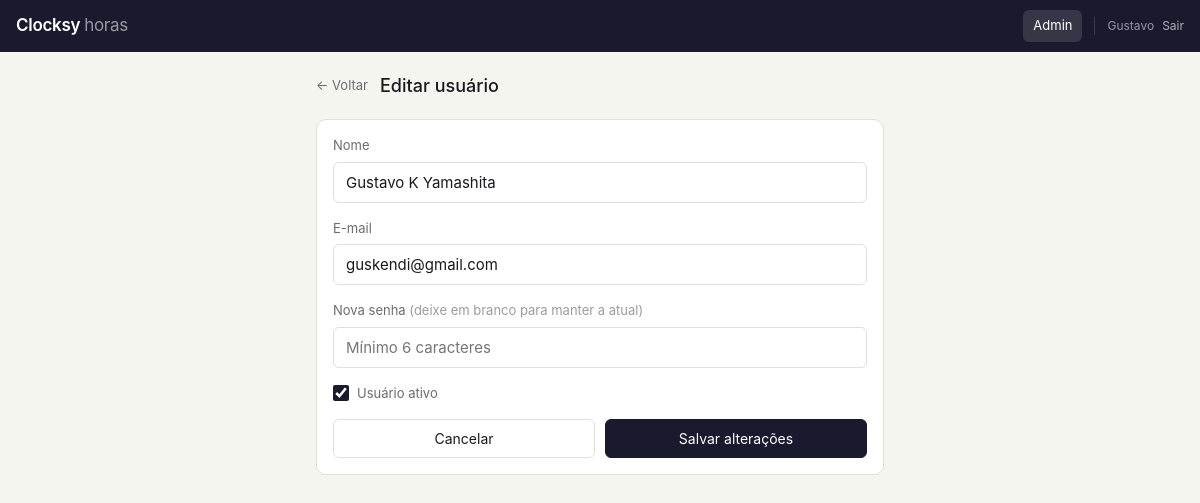
Page /admin/users/2/edit (signed in) on the committed database.
### models.py (models this page shows, shortened)
class User(UserMixin, db.Model):
    __tablename__ = 'users'
    id = db.Column(db.Integer, primary_key=True)
    name = db.Column(db.String(100), nullable=False)
    email = db.Column(db.String(150), unique=True, nullable=False)
    password_hash = db.Column(db.String(255), nullable=False)
    is_admin = db.Column(db.Boolean, default=False)
    is_active = db.Column(db.Boolean, default=True)
    created_at = db.Column(db.DateTime, default=datetime.utcnow)
    reset_token = db.Column(db.String(255), nullable=True)
    reset_token_expires = db.Column(db.DateTime, nullable=True)
    must_change_password = db.Column(db.Boolean, default=False)
    config = db.relationship('UserConfig', backref='user', uselist=False, cascade='all, delete-orphan')
    records = db.relationship('DayRecord', backref='user', cascade='all, delete-orphan')

### app.py (the view, shortened to what this page needs)
@app.route('/admin/users/<int:uid>/edit', methods=['GET','POST'])
@login_required
@admin_required
def admin_edit_user(uid):
    user = User.query.get_or_404(uid)
    if user.is_admin:
        abort(403)
    return render_template('admin/user_form.html', user=user)

### app.py (called while the page is built)
def admin_required(f):
    from functools import wraps
    @wraps(f)
    def decorated(*args, **kwargs):
        if not current_user.is_authenticated or not current_user.is_admin:
            abort(403)
        return f(*args, **kwargs)
    return decorated

@login_manager.user_loader
def load_user(user_id):
    return User.query.get(int(user_id))

### templates/admin/user_form.html (shortened to what this page needs)
{% extends 'base.html' %}
{% block body %}
<div class="container">
  <div style="display:flex;align-items:center;gap:12px;margin-bottom:20px">
    <a href="{{ url_for('admin_dashboard') }}" style="color:var(--text2);font-size:13px">← Voltar</a>
    <h2 style="font-size:18px;font-weight:500">{{ 'Editar usuário' if user else 'Novo usuário' }}</h2>
  </div>
  <div class="card">
    <form method="POST">
      <div class="form-group">
        <label class="form-label">Nome</label>
        <input type="text" name="name" class="form-input"
          value="{{ user.name if user else '' }}" required placeholder="Nome completo">
      </div>
      <div class="form-group">
        <label class="form-label">E-mail</label>
        <input type="email" name="email" class="form-input"
          value="{{ user.email if user else '' }}" required placeholder="email@exemplo.com">
      </div>
      {% if user %}
      <div class="form-group">
        <label class="form-label">Nova senha <span style="color:var(--text3)">(deixe em branco para manter a atual)</span></label>
        <input type="password" name="password" class="form-input" placeholder="Mínimo 6 caracteres">
      </div>
      {% else %}
      <div class="form-group" style="background:var(--amber-bg);border-radius:var(--radius-sm);padding:10px 14px">
        <p style="font-size:13px;color:var(--amber)">O usuário receberá a senha padrão <strong>12345</strong> e será solicitado a alterá-la no primeiro login.</p>
      </div>
      {% endif %}
      {% if user %}
      <div class="form-group">
        <label style="display:flex;align-items:center;gap:8px;cursor:pointer">
          <input type="checkbox" name="is_active" {{ 'checked' if user.is_active }} style="width:16px;height:16px;accent-color:var(--accent)">
          <span class="form-label" style="margin:0">Usuário ativo</span>
        </label>
      </div>
      {% endif %}
      <div style="display:flex;gap:10px;margin-top:8px">
        <a href="{{ url_for('admin_dashboard') }}" class="btn" style="flex:1;justify-content:center">Cancelar</a>
        <button type="submit" class="btn btn-primary" style="flex:1;justify-content:center">
          {{ 'Salvar alterações' if user else 'Criar usuário' }}
        </button>
      </div>
    </form>
  </div>
</div>
{% endblock %}

### templates/base.html (shortened to what this page needs)
<!DOCTYPE html>
<html lang="pt-BR">
<head>
</head>
<body>
{% if current_user.is_authenticated %}
<nav class="topbar">
  <span class="topbar-logo">Clocksy <span>horas</span></span>
  {% if not current_user.is_admin %}
  <div class="topbar-nav">
    <a href="{{ url_for('registro') }}" class="{{ 'active' if request.endpoint == 'registro' }}">Registro</a>
    <a href="{{ url_for('resumo') }}" class="{{ 'active' if request.endpoint == 'resumo' }}">Resumo</a>
    <a href="{{ url_for('config') }}" class="{{ 'active' if request.endpoint == 'config' }}">Config</a>
    <a href="{{ url_for('import_hours') }}" class="{{ 'active' if request.endpoint == 'import_hours' }}">Importar</a>
  </div>
  {% else %}
  <div class="topbar-nav">
    <a href="{{ url_for('admin_dashboard') }}" class="{{ 'active' if 'admin' in request.endpoint }}">Admin</a>
  </div>
  {% endif %}
  <div class="topbar-user">
    {{ current_user.name.split()[0] }}
    <a href="{{ url_for('logout') }}">Sair</a>
  </div>
</nav>
{% endif %}
{% block body %}{% endblock %}
</body>
</html>

### templates/base.html (style rules this page uses)
:root { --bg: #f5f5f0; --surface: #ffffff; --surface2: #f0efe8; --border: #e0dfd8; --text: #1a1a1e; --text2: #6b6b72; --text3: #9b9ba2; --accent: #1a1a2e; --accent-light: #2d2d50; --green: #0f6e56; --green-bg: #e1f5ee; --red: #993c1d; --red-bg: #faece7; --amber: #854f0b; --amber-bg: #faeeda; --blue: #185fa5; --blue-bg: #e6f1fb; --radius: 10px; --radius-sm: 6px; }
* { box-sizing: border-box; margin: 0; padding: 0; }
body { font-family: -apple-system, BlinkMacSystemFont, 'Segoe UI', sans-serif; background: var(--bg); color: var(--text); font-size: 15px; line-height: 1.5; min-height: 100vh; }
a { color: inherit; text-decoration: none; }
.topbar { background: var(--accent); color: #fff; padding: 0 16px; display: flex; align-items: center; height: 52px; gap: 12px; position: sticky; top: 0; z-index: 100; }
.topbar-logo { font-size: 17px; font-weight: 600; letter-spacing: -0.3px; color: #fff; flex: 1; }
.topbar-logo span { opacity: .55; font-weight: 400; }
.topbar-nav { display: flex; gap: 4px; }
.topbar-nav a { color: rgba(255,255,255,.65); font-size: 13px; padding: 6px 10px; border-radius: var(--radius-sm); transition: background .15s, color .15s; }
.topbar-nav a:hover, .topbar-nav a.active { background: rgba(255,255,255,.12); color: #fff; }
.topbar-user { font-size: 12px; color: rgba(255,255,255,.55); border-left: 1px solid rgba(255,255,255,.15); padding-left: 12px; display: flex; align-items: center; gap: 8px; }
.topbar-user a { color: rgba(255,255,255,.65); font-size: 12px; }
.container { max-width: 600px; margin: 0 auto; padding: 20px 16px 80px; }
.card { background: var(--surface); border: 0.5px solid var(--border); border-radius: var(--radius); padding: 16px; margin-bottom: 10px; }
.btn { display: inline-flex; align-items: center; gap: 6px; padding: 8px 16px; border-radius: var(--radius-sm); border: 0.5px solid var(--border); background: var(--surface); color: var(--text); font-size: 14px; cursor: pointer; transition: background .15s; font-family: inherit; }
.btn-primary { background: var(--accent); color: #fff; border-color: var(--accent); }
.form-group { margin-bottom: 16px; }
.form-label { font-size: 13px; color: var(--text2); display: block; margin-bottom: 6px; }
.form-input { width: 100%; padding: 10px 12px; border: 0.5px solid var(--border); border-radius: var(--radius-sm); background: var(--surface); color: var(--text); font-size: 15px; font-family: inherit; }

### rows in the picture
User: name "Gustavo"
User: name "Gustavo K Yamashita", email "guskendi@gmail.com"

### other values in the picture
{{ 'Editar usuário' if user else 'Novo usuário' }} "Editar usuário"
{{ 'Salvar alterações' if user else 'Criar usuário' }} "Salvar alterações"
